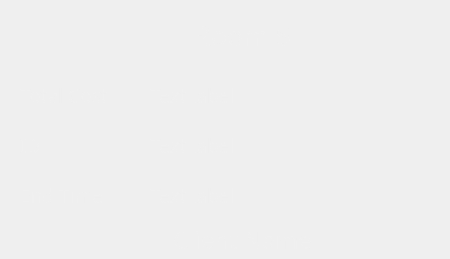
          <widget class="QFrame" name="room5_g">
           <property name="autoFillBackground">
            <bool>false</bool>
           </property>
           <property name="styleSheet">
            <string notr="true">QFrame {
    background-color: qlineargradient(spread:pad, x1:0, y1:0.3, x2:0, y2:0.7, 
                                      stop:0 rgba(107, 47, 61, 255), 
                                      stop:1 rgba(155, 72, 94, 255));
    color: rgba(240, 240, 240, 230);
    border-radius: 50px;
}

QFrame:hover {
    background-color: qlineargradient(spread:pad, x1:0, y1:0.3, x2:0, y2:0.7, 
                                      stop:0 rgba(132, 58, 78, 255), 
                                      stop:1 rgba(190, 80, 100, 255));
}
</string>
           </property>
           <property name="frameShape">
            <enum>QFrame::Shape::StyledPanel</enum>
           </property>
           <property name="frameShadow">
            <enum>QFrame::Shadow::Raised</enum>
           </property>
           <widget class="QLabel" name="label_34">
            <property name="geometry">
             <rect>
              <x>187</x>
              <y>20</y>
              <width>111</width>
              <height>31</height>
             </rect>
            </property>
            <property name="font">
             <font>
              <family>Bauhaus 93</family>
              <pointsize>20</pointsize>
             </font>
            </property>
            <property name="autoFillBackground">
             <bool>false</bool>
            </property>
            <property name="styleSheet">
             <string notr="true">background-color: none;</string>
            </property>
            <property name="text">
             <string>Room 5</string>
            </property>
            <property name="alignment">
             <set>Qt::AlignmentFlag::AlignCenter</set>
            </property>
           </widget>
           <widget class="QPushButton" name="btnadd_S_5">
            <property name="geometry">
             <rect>
              <x>190</x>
              <y>100</y>
              <width>101</width>
              <height>101</height>
             </rect>
            </property>
            <property name="styleSheet">
             <string notr="true">border-radius: 50px;
</string>
            </property>
            <property name="text">
             <string/>
            </property>
            <property name="icon">
             <iconset theme="QIcon::ThemeIcon::ListAdd"/>
            </property>
            <property name="iconSize">
             <size>
              <width>30</width>
              <height>30</height>
             </size>
            </property>
           </widget>
           <widget class="QLabel" name="client5_2">
            <property name="geometry">
             <rect>
              <x>142</x>
              <y>230</y>
              <width>201</width>
              <height>20</height>
             </rect>
            </property>
            <property name="font">
             <font>
              <family>Bauhaus 93</family>
              <pointsize>18</pointsize>
             </font>
            </property>
            <property name="styleSheet">
             <string notr="true">background-color: none;</string>
            </property>
            <property name="text">
             <string>Client Name</string>
            </property>
            <property name="alignment">
             <set>Qt::AlignmentFlag::AlignCenter</set>
            </property>
           </widget>
           <widget class="QLabel" name="totalcost_S_5">
            <property name="geometry">
             <rect>
              <x>20</x>
              <y>70</y>
              <width>121</width>
              <height>51</height>
             </rect>
            </property>
            <property name="font">
             <font>
              <family>Bauhaus 93</family>
              <pointsize>14</pointsize>
             </font>
            </property>
            <property name="styleSheet">
             <string notr="true">background-color:none;</string>
            </property>
            <property name="text">
             <string>Total Cost</string>
            </property>
           </widget>
           <widget class="QLabel" name="ID_S_5">
            <property name="geometry">
             <rect>
              <x>20</x>
              <y>120</y>
              <width>121</width>
              <height>51</height>
             </rect>
            </property>
            <property name="font">
             <font>
              <family>Bauhaus 93</family>
              <pointsize>14</pointsize>
             </font>
            </property>
            <property name="styleSheet">
             <string notr="true">background-color:none;</string>
            </property>
            <property name="text">
             <string>ID</string>
            </property>
           </widget>
           <widget class="QLabel" name="DurationL_S_5">
            <property name="geometry">
             <rect>
              <x>20</x>
              <y>170</y>
              <width>121</width>
              <height>51</height>
             </rect>
            </property>
            <property name="font">
             <font>
              <family>Bauhaus 93</family>
              <pointsize>14</pointsize>
             </font>
            </property>
            <property name="styleSheet">
             <string notr="true">background-color:none;</string>
            </property>
            <property name="text">
             <string>End Time</string>
            </property>
           </widget>
           <widget class="QLabel" name="get_total_S_5">
            <property name="geometry">
             <rect>
              <x>150</x>
              <y>80</y>
              <width>121</width>
              <height>31</height>
             </rect>
            </property>
            <property name="font">
             <font>
              <family>Bauhaus 93</family>
              <pointsize>14</pointsize>
             </font>
            </property>
            <property name="styleSheet">
             <string notr="true">background-color:none;</string>
            </property>
            <property name="text">
             <string>TextLabel</string>
            </property>
           </widget>
           <widget class="QLabel" name="get_id_S_5">
            <property name="geometry">
             <rect>
              <x>150</x>
              <y>130</y>
              <width>121</width>
              <height>31</height>
             </rect>
            </property>
            <property name="font">
             <font>
              <family>Bauhaus 93</family>
              <pointsize>14</pointsize>
             </font>
            </property>
            <property name="styleSheet">
             <string notr="true">background-color:none;</string>
            </property>
            <property name="text">
             <string>TextLabel</string>
            </property>
           </widget>
           <widget class="QLabel" name="get_dur_S_5">
            <property name="geometry">
             <rect>
              <x>150</x>
              <y>180</y>
              <width>121</width>
              <height>31</height>
             </rect>
            </property>
            <property name="font">
             <font>
              <family>Bauhaus 93</family>
              <pointsize>14</pointsize>
             </font>
            </property>
            <property name="styleSheet">
             <string notr="true">background-color:none;</string>
            </property>
            <property name="text">
             <string>TextLabel</string>
            </property>
           </widget>
           <widget class="QPushButton" name="btnedit_S_5">
            <property name="geometry">
             <rect>
              <x>340</x>
              <y>100</y>
              <width>101</width>
              <height>101</height>
             </rect>
            </property>
            <property name="styleSheet">
             <string notr="true">border-radius: 50px;
</string>
            </property>
            <property name="text">
             <string/>
            </property>
            <property name="icon">
             <iconset theme="QIcon::ThemeIcon::MailMessageNew"/>
            </property>
            <property name="iconSize">
             <size>
              <width>30</width>
              <height>30</height>
             </size>
            </property>
           </widget>
          </widget>
